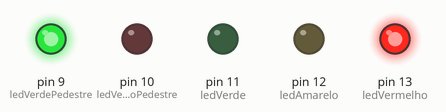
Bench run of a sketch on a simulated Arduino Uno, built with avr-gcc and run on an emulated ATmega328P. Shown: output pins drawn as LEDs (lit = HIGH).

Above: at 0.1 s.
At 10.1 s:
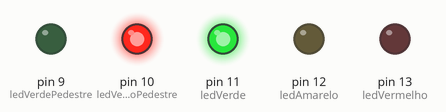
At 22.1 s:
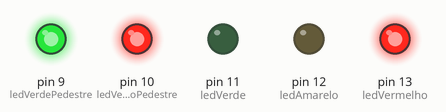
At 32.1 s:
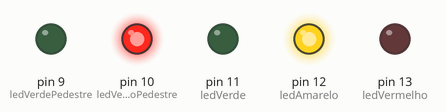
Timing chart, 0 to 40.0 s (numbered marks = the images above):
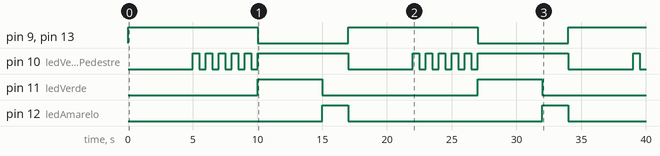

Measured:
- by itself, pin 9 (ledVerdePedestre), pin 13 (ledVermelho): alternates HIGH for 10.0 s and LOW for 7.0 s
- by itself, pin 10 (ledVermelhoPedestre): repeats every 17.0 s: 4 × (LOW 0.50 s, HIGH 0.50 s), LOW 0.50 s, HIGH 7.0 s, LOW 5.0 s, HIGH 0.50 s
- by itself, pin 11 (ledVerde): alternates HIGH for 5.0 s and LOW for 12.0 s
- by itself, pin 12 (ledAmarelo): alternates HIGH for 2.0 s and LOW for 15.0 s

The sketch:

3-SemaforoPedestre.ino
```cpp
const int ledVermelho = 13;
const int ledAmarelo = 12;
const int ledVerde = 11;
const int ledVermelhoPedestre = 10;
const int ledVerdePedestre = 9;

void sinalVermelho(int vermelho) {
  digitalWrite(vermelho, HIGH);
  digitalWrite(ledAmarelo, LOW);
  digitalWrite(ledVerde, LOW);
}
void sinalVerde(int verde,int intervalo) {
  digitalWrite(verde, HIGH);
  digitalWrite(ledAmarelo, LOW);
  digitalWrite(ledVermelho, LOW);
  sinalVermelhoPedestre(ledVermelhoPedestre);
  delay(intervalo);
  sinalAmarelo(ledAmarelo,2000);
}

void sinalVerdePedestre(int verde, int intervalo) {
  digitalWrite(verde, HIGH);
  digitalWrite(ledVermelhoPedestre, LOW);
  delay(intervalo);
}

void sinalVermelhoPedestre(int vermelho) {
  digitalWrite(ledVermelhoPedestre, HIGH);
  digitalWrite(ledVerdePedestre, LOW);
}

void sinalAmarelo(int amarelo,int intervalo) {
  digitalWrite(ledAmarelo,HIGH);
  digitalWrite(ledVerde, LOW);
  digitalWrite(ledVermelho, LOW);
  delay(intervalo);
}


void sinalVermelhoPiscantePedestre(int tempoTotal) {
  unsigned long tempoInicial = millis();
  while(millis() - tempoInicial < tempoTotal) {
    digitalWrite(ledVermelhoPedestre, HIGH);
    delay(500);
    digitalWrite(ledVermelhoPedestre, LOW);
    delay(500);
  }
}

void setup() {
  pinMode(ledVermelho, OUTPUT);
  pinMode(ledAmarelo, OUTPUT);
  pinMode(ledVerde, OUTPUT);
  pinMode(ledVermelhoPedestre, OUTPUT);
  pinMode(ledVerdePedestre, OUTPUT);
}

void loop() {
  sinalVermelho(ledVermelho);
  sinalVerdePedestre(ledVerdePedestre, 5000);
  sinalVermelhoPiscantePedestre(5000);
  sinalVerde(ledVerde,5000);
}
```
